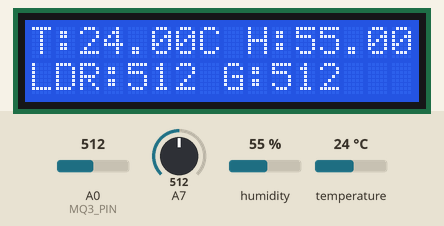
Simulated run of this sketch. Board: Arduino Mega 2560, built with avr-gcc and run on an emulated ATmega2560. Shown: 16×2 character LCD. Inputs (shaded band) come from the test bench; at power-on: humidity 55 %, A0 (MQ3_PIN) = 512, A7 = 512, temperature 24 °C. What the sketch prints to the serial monitor is not drawn.

Above: at 3.2 s.
3.3 s: humidity set to 22 %
At 5.5 s:
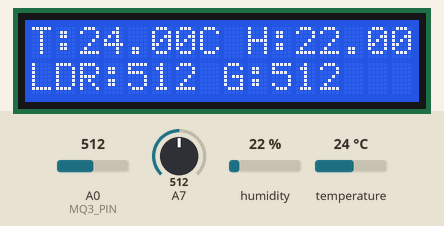
6.0 s: A0 (MQ3_PIN) set to 716
At 7.0 s:
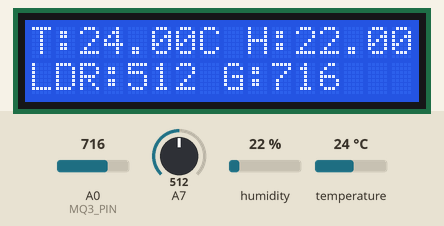
8.7 s: A7 set to 716
At 11.3 s:
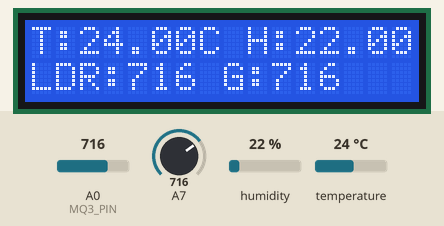
11.9 s: temperature set to 12 °C
At 12.8 s:
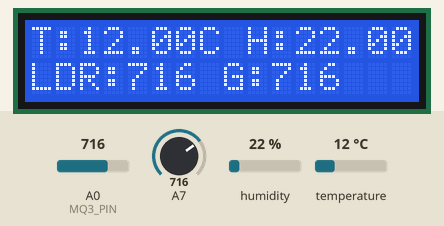
14.6 s: A0 (MQ3_PIN) set to 992
At 17.0 s:
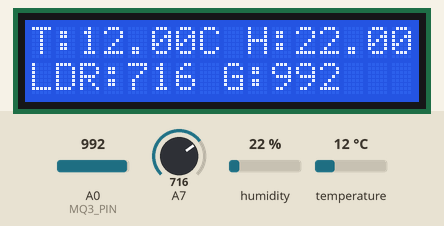
18.1 s: A7 set to 992
At 19.7 s:
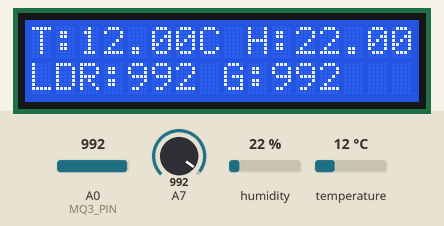
Timing chart, 0 to 21.2 s (numbered marks = the images above; inputs shaded):
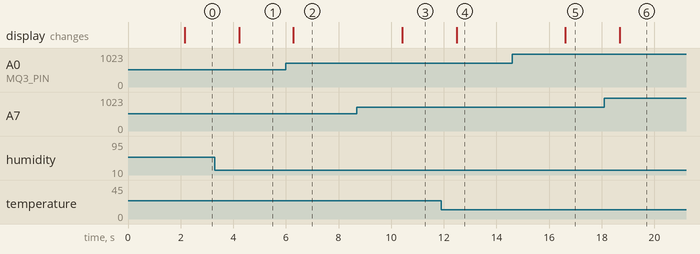

The sketch:

esp_code.ino
```cpp
#include <Wire.h>
#include <LiquidCrystal_I2C.h>
#include <DHT.h>

#define DHTPIN 4
#define LDR_PIN 36
#define MQ3_PIN 39
// LCD setup
LiquidCrystal_I2C lcd(0x27, 16, 2); // Set the LCD address to 0x27 for a 16x2 display

// DHT sensor setup
#define DHTPIN 36    // Pin connected to the DHT11 data pin
#define DHTTYPE DHT11 // DHT 11 sensor
DHT dht(DHTPIN, DHTTYPE);

// Analog pins for LDR and MQ3 sensors
#define LDR_PIN 39
#define MQ3_PIN A0

void setup() {
  // Initialize LCD
  lcd.init();
  lcd.backlight(); // Turn on the backlight

  // Initialize DHT sensor
  dht.begin();

  // Begin serial communication for debugging (optional)
  Serial.begin(9600);

  // Display a welcome message
  lcd.setCursor(0, 0);
  lcd.print("Sensor System");
  lcd.setCursor(0, 1);
  lcd.print("Initializing...");
  delay(2000); // Wait for 2 seconds
}

void loop() {
  // Read DHT11 sensor data
  float temperature = dht.readTemperature();
  float humidity = dht.readHumidity();

  // Read LDR value
  int ldrValue = analogRead(LDR_PIN);

  // Read MQ3 gas sensor value
  int gasValue = analogRead(MQ3_PIN);

  // Display sensor values on the LCD
  lcd.clear();
  lcd.setCursor(0, 0); // Set cursor to the first row
  lcd.print("T:");
  lcd.print(temperature);
  lcd.print("C H:");
  lcd.print(humidity);
  lcd.print("%");

  lcd.setCursor(0, 1); // Set cursor to the second row
  lcd.print("LDR:");
  lcd.print(ldrValue);
  lcd.print(" G:");
  lcd.print(gasValue);

  // Optional: Print values to Serial Monitor for debugging
  Serial.print("Temperature: ");
  Serial.print(temperature);
  Serial.println(" C");

  Serial.print("Humidity: ");
  Serial.print(humidity);
  Serial.println(" %");

  Serial.print("LDR Value: ");
  Serial.println(ldrValue);

  Serial.print("Gas Value: ");
  Serial.println(gasValue);

  delay(2000); // Wait for 2 seconds before the next update
}
```

Measured:
- after the input at 3.3 s, the display: changes after 0.92 s (image 1)
- after the input at 6.0 s, the display: changes after 0.29 s (image 2)
- after the input at 8.7 s, the display: changes after 1.7 s (image 3)
- after the input at 11.9 s, the display: changes after 0.58 s (image 4)
- after the input at 14.6 s, the display: changes after 2.0 s (image 5)
- after the input at 18.1 s, the display: changes after 0.58 s (image 6)
